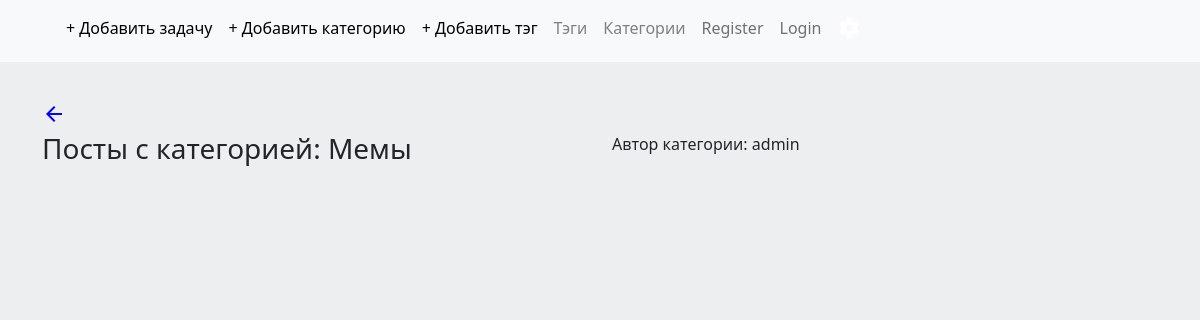
/category/5/, run on an earlier commit of the app's database.
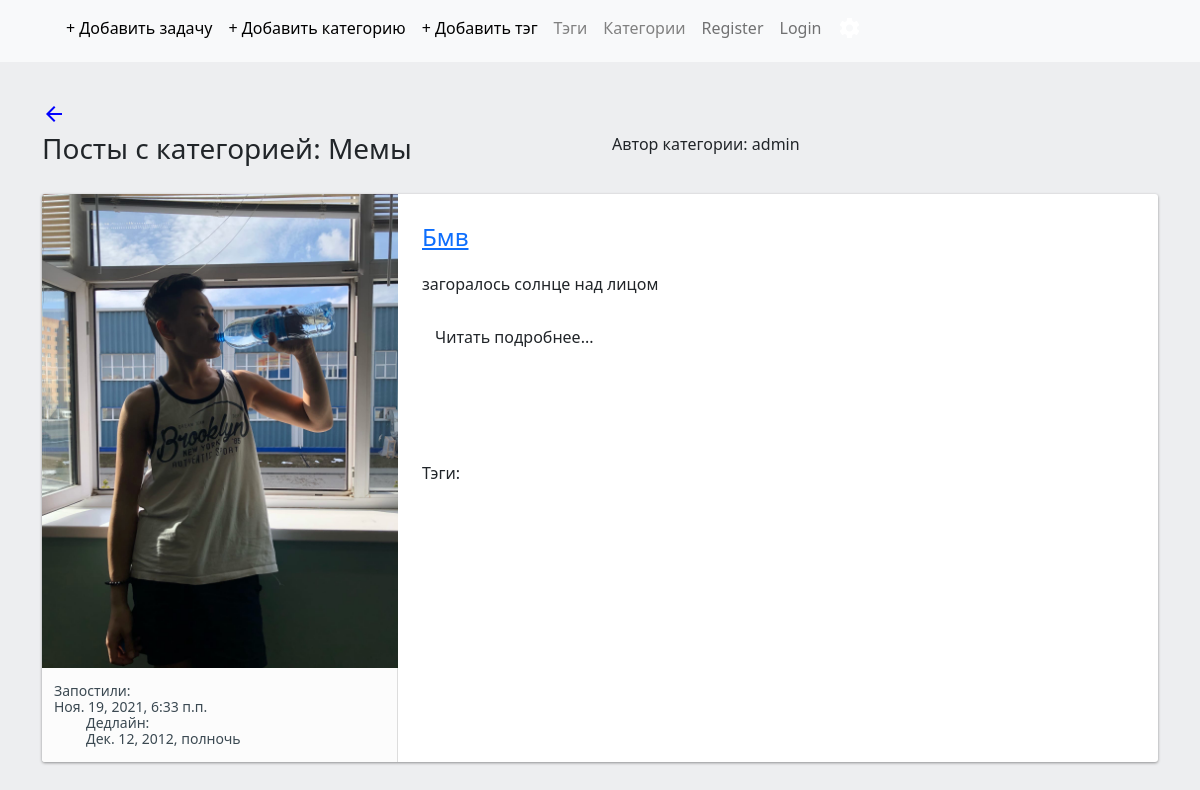
And on a later commit of the database.
### Categories_app/models.py (models this page shows, shortened)
class Category(models.Model):
    name = models.CharField(max_length=100, unique=True)
    created = models.DateTimeField(auto_now_add=True)
    author = models.ForeignKey(User, on_delete=models.CASCADE,
                               related_name='categories', null=True)
    def __str__(self):
        return self.name

### Tasks_app/models.py (models this page shows, shortened)
class Task(models.Model):
    title = models.CharField(max_length=100)
    image = models.ImageField(upload_to='tasks_images')
    description = models.CharField(max_length=255)
    created = models.DateTimeField(auto_now_add=True)
    deadline = models.DateTimeField(null=True)
    category = models.ForeignKey(Category, on_delete=models.CASCADE,
                                 related_name='tasks')
    tags = models.ManyToManyField('Tag', blank=True, related_name='tasks')
    author = models.ForeignKey(User, on_delete=models.CASCADE,
                               related_name='tasks', null=True)

### Categories_app/views.py (the view)
# urls.py: path('<int:pk>/', views.category_detail, name='category_detail'),
def category_detail(request, pk):
    category = Category.objects.get(pk=pk)
    tasks = Task.objects.filter(category=category)
    return render(request, 'category_detail.html', locals())

### Categories_app/templates/category_detail.html (shortened to what this page needs)
{% extends 'base.html' %}
{% block content %}
<div class="container">
    <div class="row">
        <a class="gradient-button" href="{% url 'task_list' %}"  style="color: blue">
        <span class="material-icons">arrow_back</span></a>
        <div class="col">
            <h3 class="mg-5">Посты с категорией: {{ category|title }}⠀
            </h3>
        </div>
        <div class="col">
            <p>Автор категории: {{ category.author }}</p>
        </div>
    </div>
</div>
{% include 'task_card.html' %}
{% endblock %}

### templates/base.html (shortened to what this page needs)
<!DOCTYPE html>
<html lang="en">
<head>
    <link href="https://cdn.jsdelivr.net/npm/bootstrap@5.1.3/dist/css/bootstrap.min.css"
          rel="stylesheet">
    <link rel="stylesheet" href="https://cdnjs.cloudflare.com/ajax/libs/font-awesome/4.7.0/css/font-awesome.min.css">
</head>
</head>
<body>
<nav class="navbar navbar-expand-lg navbar-light bg-light">
    <div class="container">
        <div class="collapse navbar-collapse" id="navbarNavDropdown">
            <ul class="navbar-nav" >
                <li class="nav-item">
                    <a title="ДОБАВИТЬ ЗАПИСЬ" class="nav-link" style="color:black"
                       href="{% url 'task_create' %}">+ Добавить задачу</a>
                </li>
                <li class="nav-item">
                    <a title="ДОБАВИТЬ КАТЕГОРИЮ" class="nav-link" style="color:black"
                       href="{% url 'category_create' %}">+ Добавить категорию</a>
                </li>
                <li class="nav-item">
                    <a title="ДОБАВИТЬ КАТЕГОРИЮ" class="nav-link" style="color:black"
                       href="{% url 'tag_create' %}">+ Добавить тэг</a>
                </li>
                <li class="nav-item">
                    <a title="ТЭГИ" class="nav-link" style="color:gray"
                       href="{% url 'tags_list_url' %}">Тэги</a>
                </li>
                <li class="nav-item">
                    <a title="ТЭГИ" class="nav-link" style="color:gray"
                       href="{% url 'category_list' %}">Категории</a>
                </li>
                {% if request.user.is_authenticated %}
                <li class="nav-item">
                  <a class="nav-link" href="#" tabindex="-1">
                      <i class="fa fa-user"> {{ request.user.username }}</i>
                  </a>
                </li>
                <li class="nav-item ">
                  <a class="nav-link" href="{% url 'logout' %}" tabindex="-1">
                      <span class="material-icons">logout</span></a>
                </li>
                {% else %}
                <li class="nav-item">
                  <a class="nav-link" href="{% url 'register' %}">Register</a>
                </li>
                <li class="nav-item">
                  <a class="nav-link" href="{% url 'login' %}">Login</a>
                </li>
                {% endif %}
                <li class="nav-item">
                    <a title="ПАНЕЛЬ АДМИНИСТРАТОРА" class="nav-link" style="color:white"
                       href="http://127.0.0.1:8000/admin/">
                        <span class="material-icons">settings</span></a>
                </li>
            </ul>
        </div>
    </div>
</nav>
{% block content %}
{% endblock %}
</body>
</html>

### templates/task_card.html (shortened to what this page needs)
<div class="container" style="margin-top:20px">
    <div class="col-md-12 col-lg-12">
        {% for task in tasks %}
            <article class="post vt-post">
                <div class="row">
                    <div class="col-xs-12 col-sm-5 col-md-5 col-lg-4">
                        <div class="post-type post-img">
                            <a href="{% url 'task_detail' task.pk %}">
                                <img class="post_image" src="{{ task.image.url }}">
                            </a>
                        </div>
                        <div class="author-info author-info-2">
                            <ul class="list-inline">
                                <li>
                                    <div class="info">
                                        <p>Запостили: </p>
                                        <p>{{ task.created }}</p>
                                    </div>
                                </li>
                                <li>
                                    <div class="info" style="margin-left: 1rem">
                                        <p>Дедлайн: </p>
                                        <p>{{ task.deadline }}</p>
                                    </div>
                                </li>
                            </ul>
                        </div>
                    </div>
                    <div class="col-xs-12 col-sm-7 col-md-7 col-lg-8">
                        <div class="caption" style="max-width:500px!important; word-wrap:break-word;">
                            <h3 class="md-heading"><a href="{% url 'task_detail' task.pk %}">{{ task.title }}</a></h3>
                                <p>{{ task.description }}</p>
                            <a class="btn btn-default" href="{% url 'task_detail' task.pk %}" role="button">Читать подробнее...</a>
                        </div>
                        <div class="tags" style="margin-top:5rem">
                            <p>
                                Тэги:
                            </p>
                        </div>
                    </div>
                </div>
            </article>
        {% endfor %}
    </div>
</div>

### templates/base.html (style rules this page uses)
body { background: #EDEEF0; }
.post { width: 100%; float: left; -webkit-box-shadow: 0px 1px 3px rgba(0, 0, 0, 0.4); -moz-box-shadow: 0px 1px 3px rgba(0, 0, 0, 0.4); box-shadow: 0px 1px 3px rgba(0, 0, 0, 0.4); background: #fff; margin-bottom: 40px; border-radius: 3px; }
.post .post-type { float: left; width: 100%; }
.post .post-img a { display: block; }
.post .post-img a img { -webkit-transition: all 0.5s ease-in-out; -moz-transition: all 0.5s ease-in-out; -o-transition: all 0.5s ease-in-out; transition: all 0.5s ease-in-out; width: 100%; height: auto; border-radius: 3px 3px 0px 0px; }
.post .caption { float: left; width: 100%; text-align: left; padding: 25px 25px; }
.post .caption h3 { margin: 0px 0px 20px 0px; color: #36a0e7; font-weight: 300; font-size: 34px; line-height: 42px; }
.post .caption p { line-height: 28px; margin-bottom: 20px; font-size: 16px; }
.post .author-info { padding: 15px 15px 15px 15px; text-align: left; min-height: 60px; border-bottom: 1px solid #ddd; background: #fcfcfc; float: left; width: 100%; }
.post .author-info .list-inline { margin: 0px; }
.post .author-info ul li:first-child { border-left: none; padding-left: 0px; }
.post .author-info ul li { float: left; border-left: 1px solid #ddd; padding-left: 20px; padding-right: 20px; }
.post .author-info ul li p { line-height: 16px; color: #3b4952; font-weight: 300; font-size: 14px; margin: 0px; }
.post .author-info ul li .info { float: left; }
.post .author-info.author-info-2 ul li:first-child { border-left: none; padding-left: 0px; }
.post .tags { float: left; width: 100%; margin-bottom: 20px; }
.vt-post.post .author-info ul li { padding-left: 15px; padding-right: 15px; float: none; }
.vt-post.post .author-info { border-radius: 0px 0px 0px 3px; border-bottom: none; border-right: 1px solid #ddd; padding: 15px 12px 15px 12px; }
.vt-post.post .post-img a img { border-radius: 3px 0px 0px 0px; }
.vt-post.post .caption { padding: 25px 0px; }
.md-heading { font-size: 24px !important; line-height: 36px !important; margin-bottom: 15px !important; }

What changed in the data, as far as the page shows it:
added Task: image (picture), created "Ноя. 19, 2021, 6:33 п.п.", deadline "Дек. 12, 2012, полночь", title "Бмв", description "загоралось солнце над лицом"
